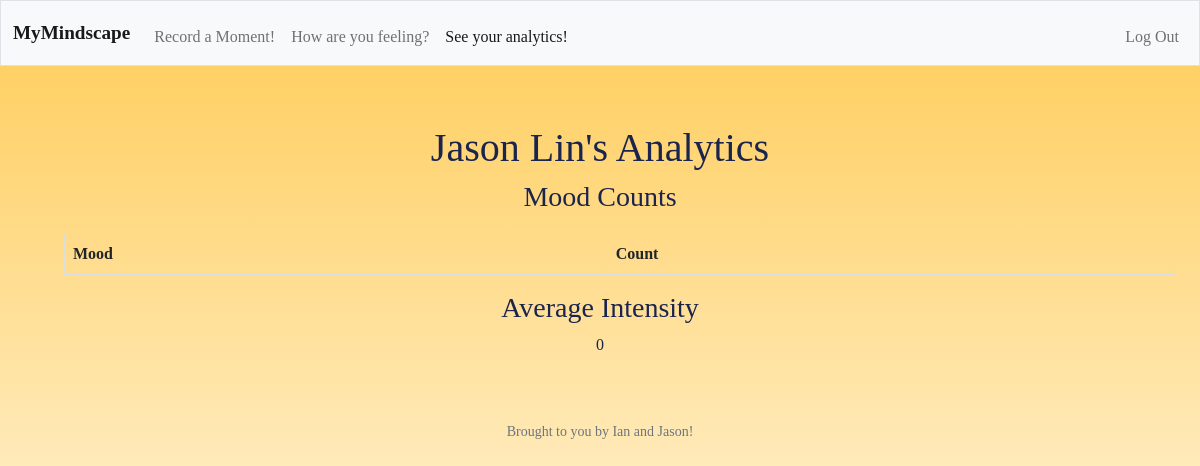
Before: /analytics (signed in) with the older database file.
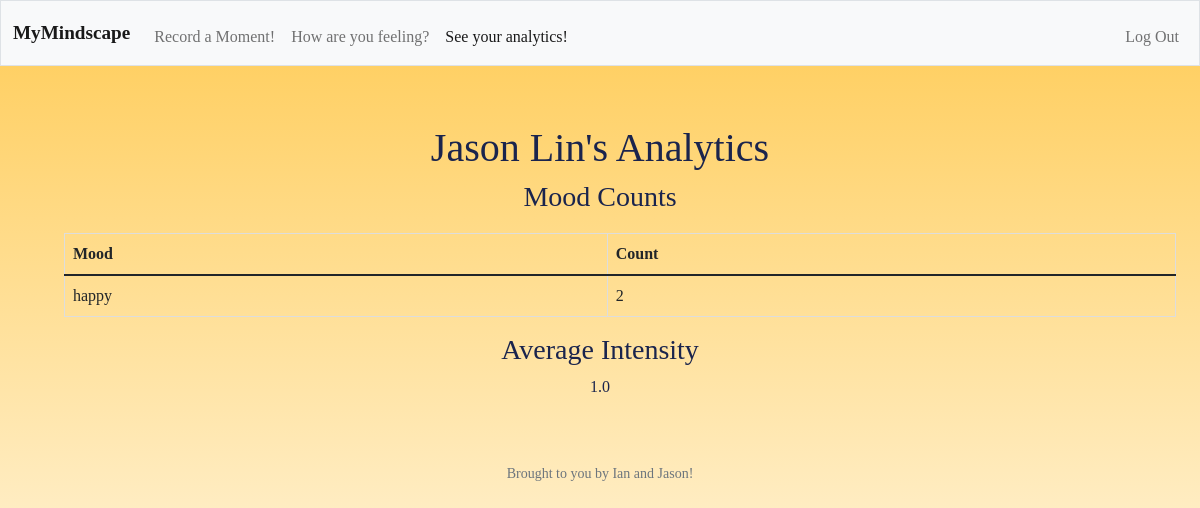
After: the same page with the newer database file.
### tables this page shows
CREATE TABLE User (
    user_id INTEGER PRIMARY KEY,
    username VARCHAR(50) UNIQUE NOT NULL,
    password VARCHAR(100) NOT NULL,
    name TEXT NOT NULL,
    email VARCHAR(255) NOT NULL);

CREATE TABLE mood (
    id INT PRIMARY KEY,
    user_id INT NOT NULL,
    mood TEXT NOT NULL,
    intensity INT NOT NULL,
    date DATE NOT NULL);

### app.py (the view)
@app.route('/analytics')
@login_required
def analytics():
    try:
        mood_data = db.execute("SELECT mood, intensity FROM mood WHERE user_id = ?", (session['user_id'],))
    except Exception as e:
        print(f"Error retrieving mood data: {e}")
        mood_data = []
    mood_counts = {}
    total_intensity = 0
    total_moods = 0
    for entry in mood_data:
        mood = entry['mood']
        intensity = entry['intensity']
        mood_counts[mood] = mood_counts.get(mood, 0) + 1
        total_intensity += intensity
        total_moods += 1
    average_intensity = total_intensity / total_moods if total_moods > 0 else 0
    user_data = db.execute("SELECT name FROM User WHERE user_id = ?", session["user_id"])
    name = user_data[0]['name'] if user_data and user_data[0]['name'] else "Name Not Found"
    return render_template('analytics.html', mood_counts=mood_counts, average_intensity=average_intensity, name=name)

### app.py (called while the page is built)
@app.after_request
def after_request(response):
    response.headers["Cache-Control"] = "no-cache, no-store, must-revalidate"
    response.headers["Expires"] = 0
    response.headers["Pragma"] = "no-cache"
    return response

### helpers.py (called while the page is built)
def login_required(f):
    @wraps(f)
    def decorated_function(*args, **kwargs):
        if 'user_id' not in session:
            return redirect(url_for('login'))
        return f(*args, **kwargs)
    return decorated_function

### templates/analytics.html (shortened to what this page needs)
{% extends "layout.html" %}
{% block main %}
    <div class="container">
        <div class="col-md-12">
            <h1>{{ name }}'s Analytics</h1>
        <h3>Mood Counts</h3>
        <table class="table">
            <thead>
                <tr>
                    <th>Mood</th>
                    <th>Count</th>
                </tr>
            </thead>
            <tbody>
                {% for mood, count in mood_counts.items() %}
                    <tr>
                        <td>{{ mood }}</td>
                        <td>{{ count }}</td>
                    </tr>
                {% endfor %}
            </tbody>
        </table>
        <h3>Average Intensity</h3>
        <p>{{ average_intensity }}</p>
    </div>
{% endblock %}

### templates/layout.html (shortened to what this page needs)
<!DOCTYPE html>
<html lang="en">
    <head>
        <link href="https://cdn.jsdelivr.net/npm/bootstrap@5.1.3/dist/css/bootstrap.min.css" rel="stylesheet">
        <link rel="stylesheet" href="/static/style.css">
    </head>
    <body>
        <nav class="bg-light border navbar navbar-expand-md navbar-light">
            <div class="container-fluid">
                <a class="navbar-brand" href="/">MyMindscape</a>
                <div class="collapse navbar-collapse" id="navbar">
                    {% if session["user_id"] %}
                        <ul class="navbar-nav me-auto mt-2">
                            <li class="nav-item"><a class="nav-link {% if 'moment' in request.path %}active{% endif %}" href="/moment">Record a Moment!</a></li>
                            <li class="nav-item"><a class="nav-link {% if 'mood' in request.path %}active{% endif %}" href="/mood">How are you feeling?</a></li>
                            <li class="nav-item"><a class="nav-link {% if 'analytics' in request.path %}active{% endif %}" href="/analytics">See your analytics!</a></li>
                        </ul>
                        <ul class="navbar-nav ms-auto mt-2">
                            <li class="nav-item"><a class="nav-link" href="/logout">Log Out</a></li>
                        </ul>
                    {% else %}
                        <ul class="navbar-nav ms-auto mt-2">
                            <li class="nav-item"><a class="nav-link {% if 'register' in request.path %}active{% endif %}" href="/register">Register</a></li>
                            <li class="nav-item"><a class="nav-link {% if 'login' in request.path %}active{% endif %}" href="/login">Log In</a></li>
                        </ul>
                    {% endif %}
                </div>
            </div>
        </nav>
        <div class="content">
            <main class = "container-fluid py-5 text-center">
                {% block main %}{% endblock %}
            </main>
            <footer class="mb-5 small text-center text-muted">
                <p>Brought to you by Ian and Jason!</p>
            </footer>
        </div>
    </body>
</html>

### static/style.css (style rules this page uses)
.navbar-brand { font-size: larger; font-weight: bold; color: #1a244d; }
body { background: linear-gradient(to bottom, #ffcc57, #ffffff); background-size: cover; display: flex; height: 100vh; justify-content: center; flex-direction: column; font-family: Georgia, 'Times New Roman', Times, serif; color:#1a244d; }
.navbar { position: fixed; top: 0; width: 100%; }
.content { flex:1; padding: 20px; }
h1 { position: relative; margin-top: 5%; }
table { border-collapse: collapse; width: 50%; margin: 20px; }
th, td { border: 1px solid #dddddd; text-align: left; padding: 8px; }
th { background-color: #f2f2f2; }

Changed rows visible on the page:
added mood: mood "happy", count "2"
Other visible differences:
{{ average_intensity }}: "0" → "1.0"
